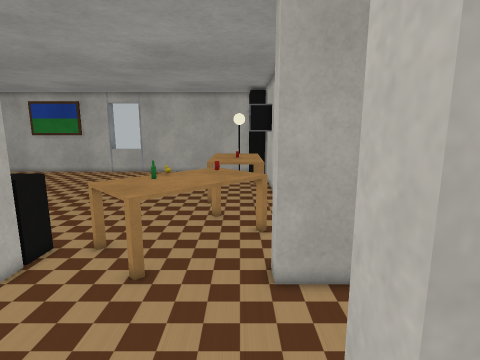
view 1 (above)

23 first-person views from a walk through a world built for the Webots simulator. The camera is 1.3 m above the floor, tilts 10° down and sees 80° across. The floor is counted in squares, 0.25 m on a side. Each view is taken from the middle of a square. On the plan, view 1 faces up. The plan holds only what a view shows up to about 20 squares ahead; the rest is blank. The place goes on beyond the plan. The robots in the file are not drawn. Webots' stock objects and surfaces are drawn as simple stand-ins. Door leaves are left out.

view 2
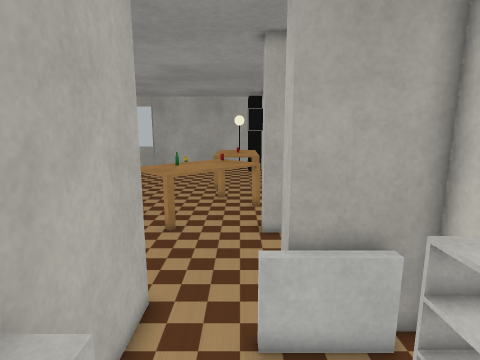

view 3
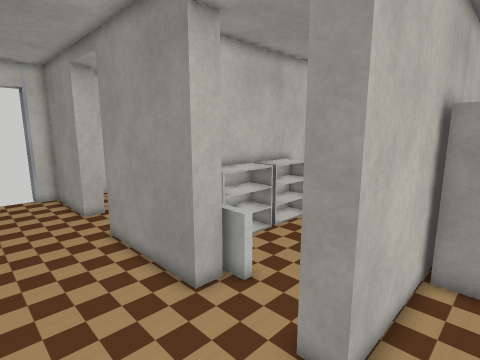

view 4
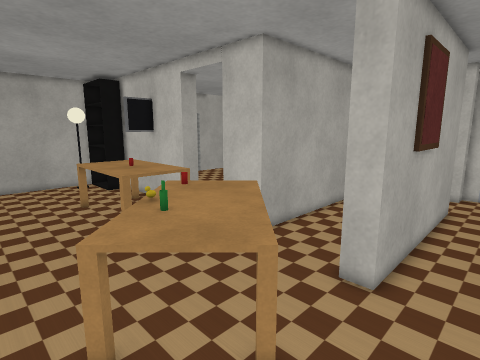

view 5
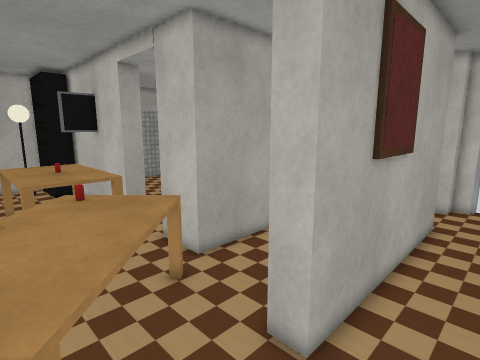

view 6
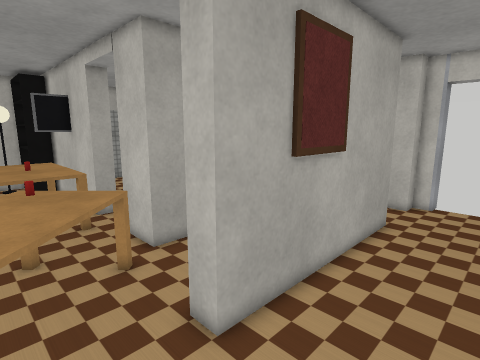

view 7
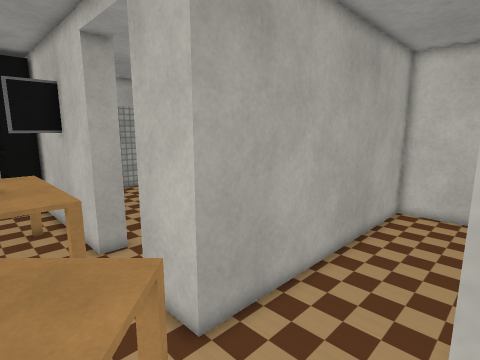

view 8
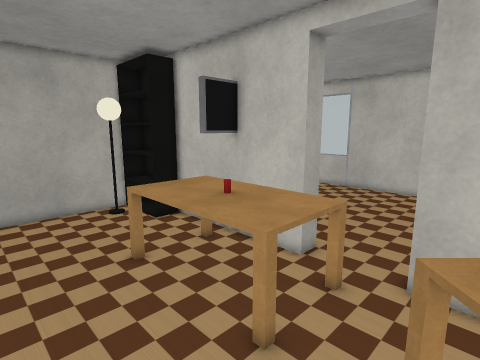

view 9
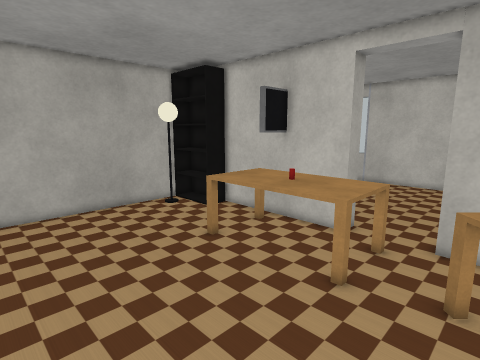

view 10
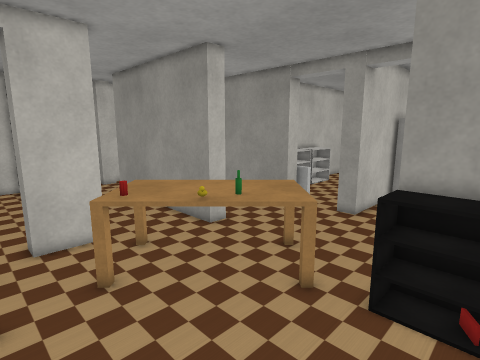

view 11
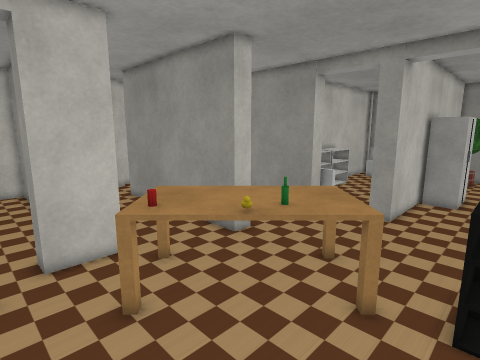

view 12
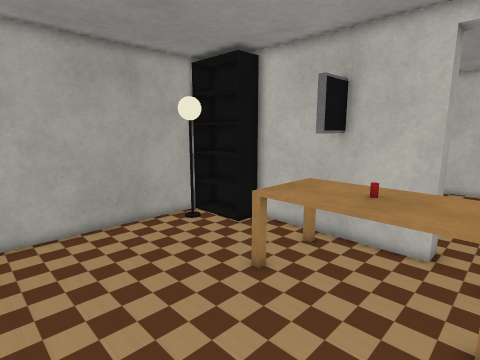

view 13
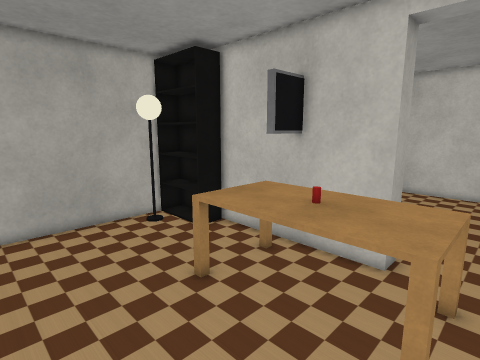

view 14
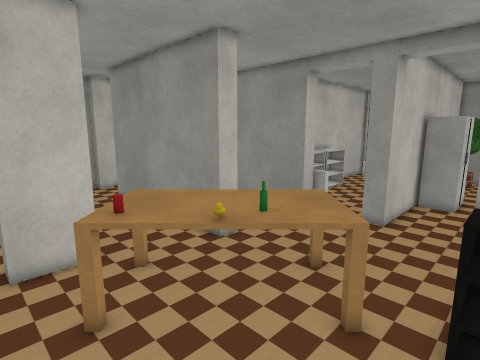

view 15
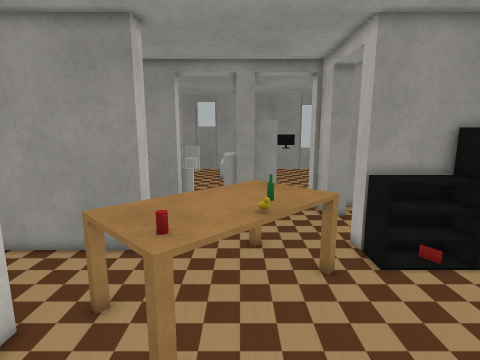

view 16
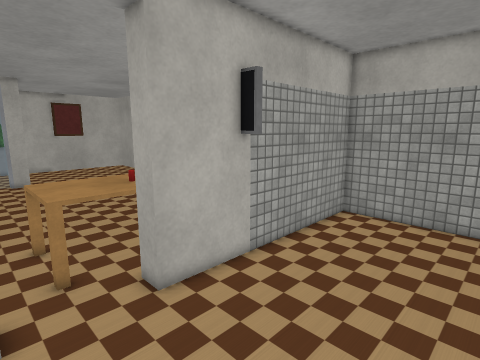

view 17
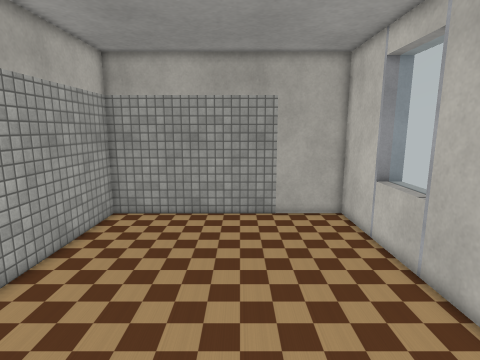

view 18
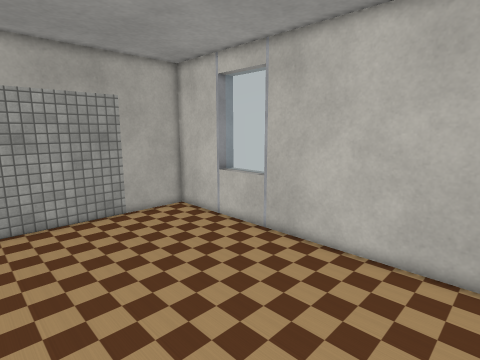

view 19
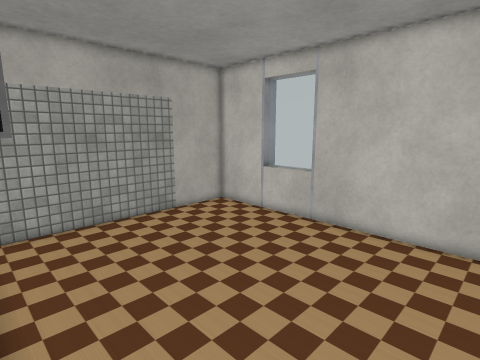

view 20
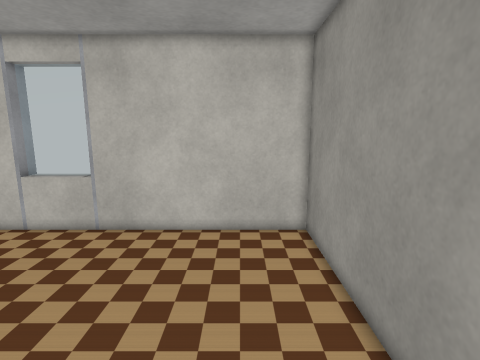

view 21
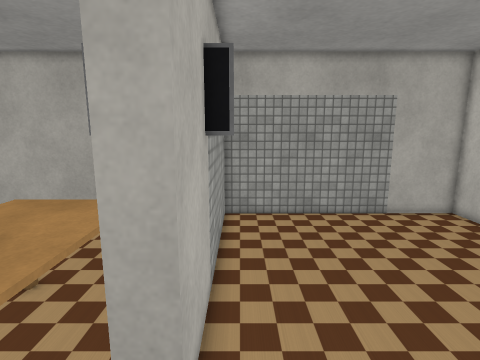

view 22
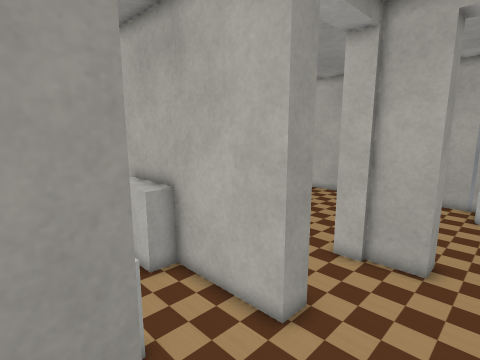

view 23
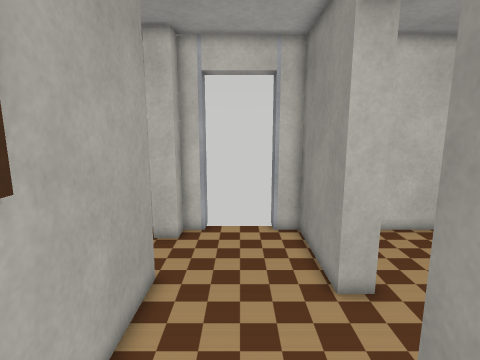

### Floor plan
Points are (right, up) in squares from view 1. A wall is a line through its corners. A room is listed if a view was taken in it or the views show most of it. See-through windows are left out.
Room 1 (views 1, 2)
walls: (4.9, 0.5) (4.9, 1.7) (1.2, 1.7) (1.2, 2.9); (4.9, -5.5) (4.9, -1.5); (-2.8, 2.9) (-2.8, -5.5)
ways out: opening at (-1, 2.5) to room 2
objects: cabinet (-2, -5) to (-2, -2); radiator (0, 1) to (4, 1); shelf (3, -5) to (4, -4); shelf (3, -3) to (4, 0)
Room 2 (views 3, 4, 5, 6, 7, 8, 9, 10, 11, 12, 13, 14, 15, 22, 23)
walls: (2.8, 22.2) (2.8, 32); (4.5, 9) (1.2, 9) (1.2, 10.2) (11.4, 10.2); (-11.5, 10.2) (-8.3, 10.2) (-8.3, 9); (-9.5, 5) (-8.3, 5) (-8.3, 2.9); (1.2, 2.9) (8.5, 2.9); (-8, 2.9) (-8, 1.6); (11.5, 9) (7.4, 9); (-10.9, 2.9) (-10.2, 2.9); (-0.5, 35.4) (-10, 35.4); (18.4, 10.5) (18.4, 15.3) (2.8, 15.3) (2.8, 18.2); (-4, -5.5) (-4, 2.9) (-2.8, 2.9)
ways out: opening at (-1, 2.5) to room 1; opening at (3.5, 20) to room 3; opening at (12.5, 6) to room 4; opening at (15, 9.5) to room 4; opening at (10, 2.5)
objects: book (-11, 11) to (-10, 12); shelf (-10, 11) to (-8, 12); cabinet (-6, -5) to (-5, -3); table (-6, 9) to (1, 17); bottle (-4, 13); other object (-4, 14); table (-2, 20) to (2, 27); drink can (-1, 16); floor lamp (-1, 33) to (0, 35); other object (0, 23); TV (1, 26) to (2, 26); shelf (1, 31) to (2, 35)
Room 3 (views 16, 17, 18, 19, 20, 21)
walls: (7.6, 16.5) (18.4, 16.5) (18.4, 35.4) (4, 35.4) (4, 22.2) (2.8, 22.2); (2.8, 18.2) (4.1, 18.2)
ways out: opening at (3.5, 20) to room 2
objects: TV (5, 26); grey panel (5, 35) to (13, 35)
Room 4 (no view inside)
walls: (13.5, 9) (11.5, 9); (18.4, 7.8) (18.4, 9) (17.2, 9) (17.2, 10.2); (12.4, 2.9) (18.4, 2.9) (18.4, 4.2)
ways out: opening at (12.5, 6) to room 2; opening at (15, 9.5) to room 2; open door at (19, 6)

Where each view was taken, in squares from view 1:
view 1: 0 up, 0 right, facing up
view 2: 5 down, 0 right, facing up
view 3: 8 up, 6 left, facing down-right
view 4: 6 up, 8 left, facing up-right
view 5: 6 up, 4 left, facing up-right
view 6: 4 up, 3 left, facing up-right
view 7: 10 up, 1 left, facing up-right
view 8: 16 up, 7 left, facing up-right
view 9: 16 up, 11 left, facing up-right
view 10: 20 up, 11 left, facing down-right
view 11: 20 up, 9 left, facing down-right
view 12: 20 up, 10 left, facing up-right
view 13: 19 up, 8 left, facing up-right
view 14: 19 up, 9 left, facing down-right
view 15: 22 up, 3 left, facing down
view 16: 18 up, 12 right, facing up-left
view 17: 18 up, 12 right, facing up
view 18: 18 up, 7 right, facing up-right
view 19: 19 up, 4 right, facing up-right
view 20: 20 up, 4 right, facing right
view 21: 18 up, 5 right, facing up
view 22: 7 up, 3 right, facing down-left
view 23: 6 up, 4 right, facing right
